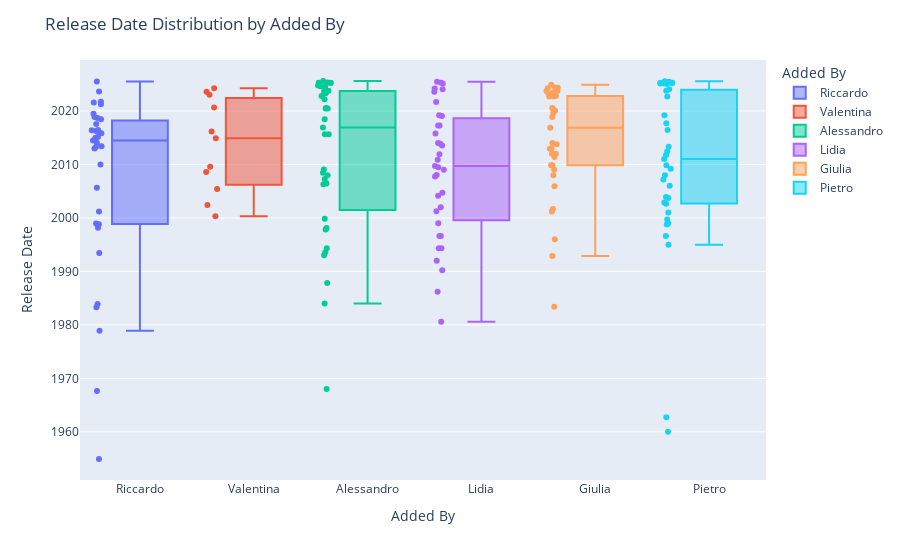

Write notebook code for a chart like this one.
### Code cell
import plotly.express as px

fig = px.box(df, 
             x="Added By", 
             y="Release Date", 
             color="Added By",  # Color each group by Added By
             points="all",
             hover_data=["Artist", "Song"])  # Add Artist and Song to hover

# Optional: Customize the layout
fig.update_layout(
    title="Release Date Distribution by Added By",
    xaxis_title="Added By",
    yaxis_title="Release Date"
)

fig.show()

### Figure 1 — Plotly figure (JSON) as saved in the notebook; plotly's stock layout.template omitted (floating-point values rounded to 4 significant figures)
{"data": [{"alignmentgroup": "True", "boxpoints": "all", "customdata": [["ATB", "9 PM (Till I Come) - Radio Edit"], ["Ardian Bujupi,Capital T", "ANDIAMO"], ["Marvin Gaye,Tammi Terrell", "Ain't No Mountain High Enough"], ["Eyedress", "Cocaine Sunday"], ["L I M", "Comet"], ["BLACKPINK", "DDU-DU DDU-DU"], ["Shahram Shabpareh", "Doomad"], ["Freur", "Doot Doot"], ["Kanye West", "Father Stretch My Hands Pt. 1"], ["Sia", "Fire Meet Gasoline"], ["Major Lazer,Amber of Dirty Projectors", "Get Free"], ["Lea Rue,Broiler", "I Can't Say No! - Broiler Remix"], ["Disclosure,Sam Smith", "Latch"], ["George Michael", "One More Try - Remastered"], ["Kali Uchis", "Ridin Round"], ["Travis Scott,GloRilla", "SHYNE"], ["Anri", "SHYNESS BOY"], ["Flume,Tove Lo", "Say It"], ["Mara Sattei", "Scusa - prod. thasup"], ["Earth, Wind & Fire", "September"], ["The Chords", "Sh-Boom"], ["Robin S", "Show Me Love"], ["Club Dogo", "Spacco Tutto"], ["Blank Banshee", "Spirit Season"], ["Edward Maya,Vika Jigulina", "Stereo Love"], ["Thirty Seconds To Mars", "The Kill"], ["Jack Ü,Skrillex,Diplo,Aluna,AlunaGeorge", "To Ü (feat. AlunaGeorge)"], ["Daler Mehndi", "Tunak Tunak Tun"], ["bôa", "Twilight"], ["i cani", "Una cosa stupida"], ["CAZZETTE", "Weapon"], ["Yung Bae,Macross 82-99", "Welcome To The Disco"], ["GAYLE", "abcdefu (angrier)"], ["Moya Mishel", "Зима в сердце"], ["Molchat Doma", "Тоска"]], "hovertemplate": "Added By=%{x}<br>Release Date=%{y}<br>Artist=%{customdata[0]}<br>Song=%{customdata[1]}<extra></extra>", "legendgroup": "Riccardo", "marker": {"color": "#636efa"}, "name": "Riccardo", "notched": false, "offsetgroup": "Riccardo", "orientation": "v", "showlegend": true, "type": "box", "x": ["Riccardo", "Riccardo", "Riccardo", "Riccardo", "Riccardo", "Riccardo", "Riccardo", "Riccardo", "Riccardo", "Riccardo", "Riccardo", "Riccardo", "Riccardo", "Riccardo", "Riccardo", "Riccardo", "Riccardo", "Riccardo", "Riccardo", "Riccardo", "Riccardo", "Riccardo", "Riccardo", "Riccardo", "Riccardo", "Riccardo", "Riccardo", "Riccardo", "Riccardo", "Riccardo", "Riccardo", "Riccardo", "Riccardo", "Riccardo", "Riccardo"], "x0": " ", "xaxis": "x", "y": ["1998-10-26", "2017-07-28", "1967-08-29", "2018-11-16", "2016-04-08", "2018-06-15", "1998-12-23", "1983-04-17", "2016-06-10", "2014-07-04", "2013-04-15", "2015", "2013-06-03", "1998-11-09", "2015-11-02", "2025-07-13", "1983-12-05", "2016-05-27", "2021-04-09", "1978-11-23", "1954-12-02", "1993-06-15", "2010-01-01", "2023-08-20", "2012-12-18", "2005-08-16", "2015-02-24", "1998-02-28", "2001-03-21", "2016-01-29", "2014-01-21", "2019-06-28", "2021-09-24", "2021-07-30", "2018-09-07"], "y0": " ", "yaxis": "y"}, {"alignmentgroup": "True", "boxpoints": "all", "customdata": [["Doechii,JT", "Alter Ego (with JT)"], ["Jungle", "Back On 74"], ["Jonas Brothers", "Burnin' Up"], ["Gorillaz,Shaun Ryder,Roses Gabor", "DARE (feat. Shaun Ryder & Roses Gabor)"], ["Backstreet Boys", "Everybody (Backstreet's Back) - Radio Edit"], ["M¥SS KETA", "GIOVANNA HARDCORE"], ["Anastacia", "I'm Outta Love"], ["Avril Lavigne", "I'm with You"], ["The 1975", "Love Me"], ["Lady Gaga,Beyoncé", "Telephone"], ["Caroline Polachek,Charli xcx,George Daniel", "Welcome To My Island - George Daniel & Charli XCX Remix"]], "hovertemplate": "Added By=%{x}<br>Release Date=%{y}<br>Artist=%{customdata[0]}<br>Song=%{customdata[1]}<extra></extra>", "legendgroup": "Valentina", "marker": {"color": "#EF553B"}, "name": "Valentina", "notched": false, "offsetgroup": "Valentina", "orientation": "v", "showlegend": true, "type": "box", "x": ["Valentina", "Valentina", "Valentina", "Valentina", "Valentina", "Valentina", "Valentina", "Valentina", "Valentina", "Valentina", "Valentina"], "x0": " ", "xaxis": "x", "y": ["2024-03-29", "2023-08-11", "2008-08-12", "2005-05-23", "2014-11-28", "2020-08-27", "2000-05-01", "2002-06-04", "2016-02-26", "2009-08-05", "2023-01-19"], "y0": " ", "yaxis": "y"}, {"alignmentgroup": "True", "boxpoints": "all", "customdata": [["Alfa Mist,Bongeziwe Mabandla", "Apho"], ["ROSALÍA", "BIZCOCHITO"], ["Deftones", "Be Quiet and Drive (Far Away)"], ["Fleet Foxes", "Blue Ridge Mountains"], ["Public Enemy,Benny Benassi", "Bring the Noise"], ["Weezer", "Buddy Holly"], ["Caroline Polachek", "Dang"], ["Fred again..,Delilah Montagu", "Delilah (pull me out of this)"], ["Jane Remover", "Experimental Skin"], ["Korn", "Falling Away from Me"], ["Porcupine Tree", "Fear Of A Blank Planet - 2024 Remaster"], ["Franco Battiato,Abdul Halim Sabra", "Fogh In Nakhal - 2008 Remaster"], ["KIDS SEE GHOSTS,Ty Dolla $ign", "Freeee (Ghost Town Pt. 2)"], ["Lily Allen", "Fuck You"], ["Charli xcx,Billie Eilish", "Guess featuring billie eilish"], ["The Smiths", "Heaven Knows I'm Miserable Now - 2011 Remaster"], ["PinkPantheress", "Illegal"], ["Neutral Milk Hotel", "In the Aeroplane Over the Sea"], ["Arca,ROSALÍA", "KLK"], ["The Last Shadow Puppets", "Les Cactus"], ["The Smashing Pumpkins", "Mayonaise - 2011 Remaster"], ["Turnstile", "NEVER ENOUGH"], ["Édith Piaf", "Non, je ne regrette rien"], ["Fontaines D.C.", "Oh Such A Spring"], ["Gilberto Gil", "Pega a Voga, Cabeludo"], ["Arca", "Riquiquí"], ["Troye Sivan,PinkPantheress,Hyunjin", "Rush (feat. PinkPantheress & Hyunjin of Stray Kids)"], ["Joey Valence & Brae,Rebecca Black", "SEE U DANCE (feat. Rebecca Black)"], ["Beach House", "Space Song"], ["Bon Iver", "THINGS BEHIND THINGS BEHIND THINGS"], ["COBRAH,VTSS,MCR-T", "TITS, LIPS, HIPS, KISS (10/10 Remix)"], ["TOOL", "The Pot"], ["Verdena", "Un Blu Sincero"], ["Magdalena Bay", "Watching T.V."], ["Bob Sinclar,Steve Edwards", "World Hold On (Children of the Sky) - Radio Edit"]], "hovertemplate": "Added By=%{x}<br>Release Date=%{y}<br>Artist=%{customdata[0]}<br>Song=%{customdata[1]}<extra></extra>", "legendgroup": "Alessandro", "marker": {"color": "#00cc96"}, "name": "Alessandro", "notched": false, "offsetgroup": "Alessandro", "orientation": "v", "showlegend": true, "type": "box", "x": ["Alessandro", "Alessandro", "Alessandro", "Alessandro", "Alessandro", "Alessandro", "Alessandro", "Alessandro", "Alessandro", "Alessandro", "Alessandro", "Alessandro", "Alessandro", "Alessandro", "Alessandro", "Alessandro", "Alessandro", "Alessandro", "Alessandro", "Alessandro", "Alessandro", "Alessandro", "Alessandro", "Alessandro", "Alessandro", "Alessandro", "Alessandro", "Alessandro", "Alessandro", "Alessandro", "Alessandro", "Alessandro", "Alessandro", "Alessandro", "Alessandro"], "x0": " ", "xaxis": "x", "y": ["2023-04-21", "2022-03-18", "1997-10-27", "2008-06-09", "2008", "1994-05-10", "2023-10-17", "2022-10-28", "2025-04-04", "1999-11-09", "2007-04-16", "1993", "2018-06-08", "2009-01-26", "2024-10-11", "1984", "2025-05-09", "1998-02-20", "2020-06-26", "2016-12-02", "1993-07-27", "2025-04-08", "1987-10-31", "2020-07-31", "1968-01-01", "2020-06-26", "2023-08-31", "2025-08-11", "2015-08-28", "2025-04-11", "2024-07-12", "2006-04-28", "2015-08-28", "2024-08-23", "2006-06-06"], "y0": " ", "yaxis": "y"}, {"alignmentgroup": "True", "boxpoints": "all", "customdata": [["Lady Gaga", "Applause"], ["AC/DC", "Back In Black"], ["Depeche Mode", "Black Celebration"], ["Type O Negative", "Black No. 1 (Little Miss Scare -All)"], ["Dead by April", "Breaking Point"], ["Type O Negative", "Cinnamon Girl"], ["Casey Edwards", "Devil Trigger"], ["Basshunter", "DotA - Radio Edit"], ["O-Zone", "Dragostea din tei"], ["Depeche Mode", "Enjoy the Silence"], ["Metallica", "Enter Sandman - Radio Edit"], ["Vintage,Bedanokov,Люай", "Eva (Kavkaz remix)"], ["Blue Foundation", "Eyes on Fire"], ["Sonata Arctica", "Fade to Black"], ["Dead by April", "I Can't Breathe"], ["Lacuna Coil", "I Wish You Were Dead"], ["Datura,U.S.U.R.A.", "Infinity"], ["Type O Negative", "Kill All the White People"], ["Killing Joke", "Love Like Blood"], ["Eternxlkz", "Montagem Nada Tropica"], ["STARSET", "My Demons"], ["Type O Negative", "My Girlfriend's Girlfriend"], ["Sonata Arctica", "My Land"], ["Ciara", "Paint It, Black"], ["cassö,RAYE,D-Block Europe", "Prada"], ["Within Temptation,Anders Friden", "Raise Your Banner"], ["Rihanna", "S&M"], ["Bizarrap,Shakira", "Shakira: Bzrp Music Sessions, Vol. 53"], ["Rammstein", "Sonne"], ["Nightwish", "Storytime"], ["Dead by April", "Swarm Mode"], ["Maroon 5", "This Love"], ["Green Day", "Wake Me up When September Ends"], ["Five Finger Death Punch", "War is the Answer"], ["Five Finger Death Punch", "Wrong Side of Heaven"]], "hovertemplate": "Added By=%{x}<br>Release Date=%{y}<br>Artist=%{customdata[0]}<br>Song=%{customdata[1]}<extra></extra>", "legendgroup": "Lidia", "marker": {"color": "#ab63fa"}, "name": "Lidia", "notched": false, "offsetgroup": "Lidia", "orientation": "v", "showlegend": true, "type": "box", "x": ["Lidia", "Lidia", "Lidia", "Lidia", "Lidia", "Lidia", "Lidia", "Lidia", "Lidia", "Lidia", "Lidia", "Lidia", "Lidia", "Lidia", "Lidia", "Lidia", "Lidia", "Lidia", "Lidia", "Lidia", "Lidia", "Lidia", "Lidia", "Lidia", "Lidia", "Lidia", "Lidia", "Lidia", "Lidia", "Lidia", "Lidia", "Lidia", "Lidia", "Lidia", "Lidia"], "x0": " ", "xaxis": "x", "y": ["2013-11-11", "1980-07-25", "1986-03-17", "1994-05-10", "2017-04-07", "1996-08-19", "2019-03-20", "2008-01-15", "2004-02-23", "1990-03-19", "2021-09-10", "2025-06-26", "2007-09-24", "2009-01-01", "2017-04-07", "2025-02-14", "2009-07-01", "1994-05-10", "1992-01-01", "2025-04-18", "2014", "1996-08-19", "1999-01-01", "2015-10-09", "2023-08-11", "2019-02-01", "2010-11-16", "2024-03-22", "2001-04-02", "2011-12-02", "2024-01-26", "2002", "2004-09-21", "2009-09-22", "2013-07-26"], "y0": " ", "yaxis": "y"}, {"alignmentgroup": "True", "boxpoints": "all", "customdata": [["Hannah Holgersson", "Ave Maria - Schubert"], ["Lady Gaga", "Bad Romance"], ["Nicki Minaj,Ice Spice,Aqua", "Barbie World (with Aqua) [From Barbie The Album]"], ["The Weeknd", "Blinding Lights"], ["Lady Gaga", "Bloody Mary"], ["Glee Cast", "Bust Your Windows"], ["Lana Del Rey", "Cinnamon Girl"], ["Dua Lipa", "Dance The Night - From Barbie The Album"], ["Indila", "Dernière danse"], ["Djo", "End of Beginning"], ["Bruno Mars", "Finesse"], ["PSY", "Gangnam Style (강남스타일)"], ["Daft Punk", "Harder, Better, Faster, Stronger"], ["Shakira,Wyclef Jean", "Hips Don't Lie (feat. Wyclef Jean)"], ["Dua Lipa", "Houdini"], ["Anne Hathaway", "I Dreamed A Dream - From  Les Misérables "], ["Elton John", "I'm Still Standing"], ["Master KG,Nomcebo Zikode", "Jerusalema (feat. Nomcebo Zikode)"], ["Taylor Swift", "Karma"], ["Christina Aguilera,Lil' Kim,Mýa,P!nk", "Lady Marmalade - From  Moulin Rouge  Soundtrack"], ["Las Divinas", "Las Divinas"], ["Meghan Trainor", "Made You Look"], ["Chappell Roan", "My Kink Is Karma"], ["Rio Romeo", "Nothing's New"], ["Chappell Roan", "Pink Pony Club"], ["Zach Bryan", "Pink Skies"], ["James Blunt", "Postcards"], ["Whitney Houston", "Queen of the Night - Radio Edit"], ["Nicki Minaj", "Starships"], ["Meryl Streep", "The Winner Takes It All - From  Mamma Mia! "], ["Spice Girls", "Wannabe"], ["Ariana Grande,Cynthia Erivo", "What Is This Feeling?"], ["Beyoncé", "YA YA"], ["Taylor Swift", "cardigan"], ["girl in red", "we fell in love in october"]], "hovertemplate": "Added By=%{x}<br>Release Date=%{y}<br>Artist=%{customdata[0]}<br>Song=%{customdata[1]}<extra></extra>", "legendgroup": "Giulia", "marker": {"color": "#FFA15A"}, "name": "Giulia", "notched": false, "offsetgroup": "Giulia", "orientation": "v", "showlegend": true, "type": "box", "x": ["Giulia", "Giulia", "Giulia", "Giulia", "Giulia", "Giulia", "Giulia", "Giulia", "Giulia", "Giulia", "Giulia", "Giulia", "Giulia", "Giulia", "Giulia", "Giulia", "Giulia", "Giulia", "Giulia", "Giulia", "Giulia", "Giulia", "Giulia", "Giulia", "Giulia", "Giulia", "Giulia", "Giulia", "Giulia", "Giulia", "Giulia", "Giulia", "Giulia", "Giulia", "Giulia"], "x0": " ", "xaxis": "x", "y": ["2012-12-11", "2009-11-05", "2023-06-23", "2020-03-20", "2011-05-23", "2009-11-02", "2019-08-30", "2023-05-25", "2014-01-01", "2022-09-16", "2016-11-17", "2012-01-01", "2001-03-12", "2005-11-28", "2024-05-03", "2013-01-01", "1983-05-30", "2020-01-24", "2022-10-21", "2001-09-03", "2009-01-01", "2022-10-21", "2023-09-22", "2022-09-23", "2023-09-22", "2024-05-24", "2013-10-16", "1992-11-17", "2012-01-01", "2008-01-01", "1996-01-01", "2024-11-22", "2024-03-29", "2020-07-24", "2018-11-21"], "y0": " ", "yaxis": "y"}, {"alignmentgroup": "True", "boxpoints": "all", "customdata": [["Lambrini Girls", "Big Dick Energy"], ["Tyler, The Creator,Pharrell Williams", "Big Poe (feat. Sk8brd)"], ["Limp Bizkit", "Break Stuff"], ["Denzel Curry", "Bulls on Parade - triple j Like A Version"], ["Verdena", "Crystal Ball"], ["Sting,Cheb Mami", "Desert Rose"], ["Hemant Kumar", "Ei Raat Tomar Amar"], ["Crizin da Z.O.", "Festa da Carne"], ["System Of A Down", "Fuck the System"], ["Type O Negative", "Green Man"], ["Booker T. & the M.G.'s", "Green Onions - 2022 Remaster"], ["Puscifer", "Green Valley"], ["YUNGBLUD", "Idols Pt. I"], ["Franco Battiato", "Impressioni di settembre"], ["Venamoris,Dave Lombardo", "In the Shadows"], ["The Parlor Mob", "Into the Sun"], ["Manu Chao", "La vie à 2"], ["Dalila Kayros", "Leviatan"], ["Fergie", "M.I.L.F. $"], ["Nelly Furtado", "Maneater"], ["Les Claypool", "Mushroom Men"], ["Bodam Project,Pierpaolo Capovilla", "Niente - Radio Edit"], ["Skiantos", "Non farò mai quello che vuoi"], ["Slipknot", "People = Shit"], ["Honningbarna", "Schäfer"], ["Type O Negative", "September Sun"], ["Within Temptation", "Summertime Sadness"], ["Faith No More", "The Gentle Art of Making Enemies - 2016 Remaster"], ["Nelly Furtado", "The Grass Is Green"], ["Puscifer", "The Humbling River"], ["Red Hot Chili Peppers", "The Longest Wave"], ["Franco Battiato,Carmen Consoli", "Tutto L'Universo Obbedisce All'Amore"], ["Vinicio Capossela", "Utrennyaya gimnastika"], ["Rothadás", "Vértükör"], ["Within Temptation", "Wireless"]], "hovertemplate": "Added By=%{x}<br>Release Date=%{y}<br>Artist=%{customdata[0]}<br>Song=%{customdata[1]}<extra></extra>", "legendgroup": "Pietro", "marker": {"color": "#19d3f3"}, "name": "Pietro", "notched": false, "offsetgroup": "Pietro", "orientation": "v", "showlegend": true, "type": "box", "x": ["Pietro", "Pietro", "Pietro", "Pietro", "Pietro", "Pietro", "Pietro", "Pietro", "Pietro", "Pietro", "Pietro", "Pietro", "Pietro", "Pietro", "Pietro", "Pietro", "Pietro", "Pietro", "Pietro", "Pietro", "Pietro", "Pietro", "Pietro", "Pietro", "Pietro", "Pietro", "Pietro", "Pietro", "Pietro", "Pietro", "Pietro", "Pietro", "Pietro", "Pietro", "Pietro"], "x0": " ", "xaxis": "x", "y": ["2025-01-10", "2025-07-21", "1999", "2019-03-15", "2022-09-23", "1999-09-24", "1959-12-31", "2024-01-18", "2002-11-26", "1996-08-19", "1962-10-01", "2011", "2025-06-20", "2002-08-30", "2025-02-28", "2011-10-10", "1998-10-06", "2025-04-04", "2017-09-22", "2006-01-01", "2009-03-17", "2025-04-18", "2003-10-01", "2001", "2025-02-28", "2007-03-13", "2013-04-19", "1995", "2003-11-23", "2009-11-10", "2016-06-17", "2008-01-01", "2012-06-12", "2025-03-21", "2023-10-20"], "y0": " ", "yaxis": "y"}], "layout": {"boxmode": "overlay", "legend": {"title": {"text": "Added By"}, "tracegroupgap": 0}, "margin": {"t": 60}, "title": {"text": "Release Date Distribution by Added By"}, "xaxis": {"anchor": "y", "categoryarray": ["Riccardo", "Valentina", "Alessandro", "Lidia", "Giulia", "Pietro"], "categoryorder": "array", "domain": [0, 1], "title": {"text": "Added By"}}, "yaxis": {"anchor": "x", "domain": [0, 1], "title": {"text": "Release Date"}}}}
